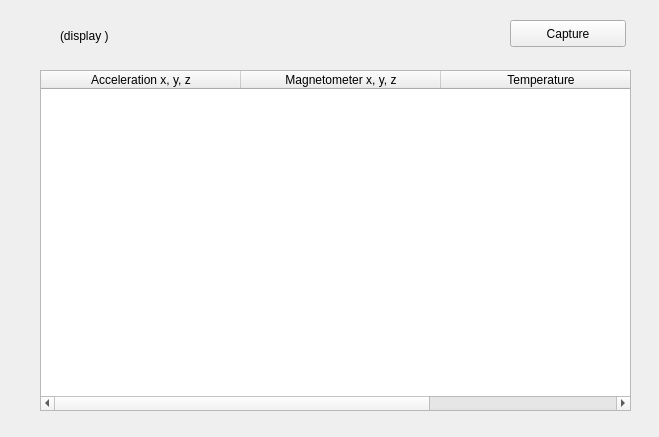
<?xml version="1.0" encoding="UTF-8"?>
<ui version="4.0">
 <class>Form</class>
 <widget class="QWidget" name="Form">
  <property name="geometry">
   <rect>
    <x>0</x>
    <y>0</y>
    <width>659</width>
    <height>437</height>
   </rect>
  </property>
  <property name="windowTitle">
   <string>Form</string>
  </property>
  <widget class="QPushButton" name="pushButton">
   <property name="geometry">
    <rect>
     <x>510</x>
     <y>20</y>
     <width>116</width>
     <height>27</height>
    </rect>
   </property>
   <property name="text">
    <string>Capture</string>
   </property>
  </widget>
  <widget class="QLabel" name="label">
   <property name="geometry">
    <rect>
     <x>60</x>
     <y>20</y>
     <width>131</width>
     <height>31</height>
    </rect>
   </property>
   <property name="text">
    <string>(display )</string>
   </property>
  </widget>
  <widget class="QTableWidget" name="tableWidget">
   <property name="geometry">
    <rect>
     <x>40</x>
     <y>70</y>
     <width>591</width>
     <height>341</height>
    </rect>
   </property>
   <property name="alternatingRowColors">
    <bool>true</bool>
   </property>
   <attribute name="horizontalHeaderDefaultSectionSize">
    <number>200</number>
   </attribute>
   <attribute name="horizontalHeaderMinimumSectionSize">
    <number>200</number>
   </attribute>
   <attribute name="horizontalHeaderStretchLastSection">
    <bool>true</bool>
   </attribute>
   <attribute name="horizontalHeaderStretchLastSection">
    <bool>true</bool>
   </attribute>
   <attribute name="horizontalHeaderMinimumSectionSize">
    <number>200</number>
   </attribute>
   <attribute name="horizontalHeaderDefaultSectionSize">
    <number>200</number>
   </attribute>
   <column>
    <property name="text">
     <string>Acceleration x, y, z</string>
    </property>
   </column>
   <column>
    <property name="text">
     <string>Magnetometer x, y, z</string>
    </property>
   </column>
   <column>
    <property name="text">
     <string>Temperature</string>
    </property>
   </column>
  </widget>
 </widget>
 <resources/>
 <connections/>
</ui>
